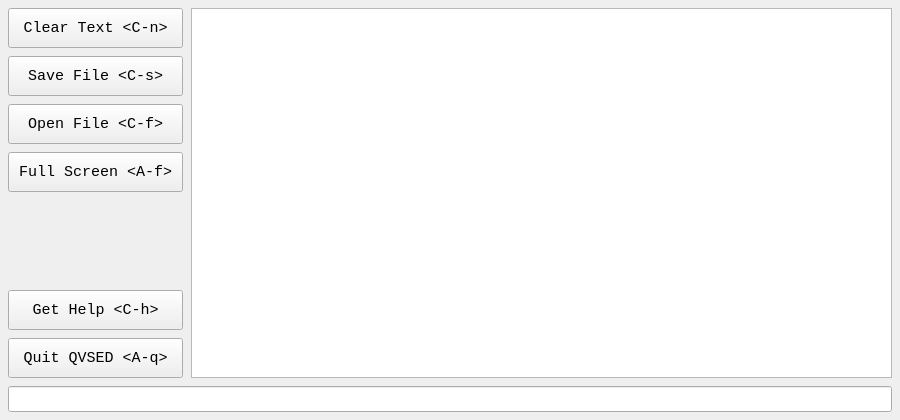
<?xml version="1.0" encoding="UTF-8"?>
<ui version="4.0">
 <author>Arsalan Kazmi</author>
 <class>MainWindow</class>
 <widget class="QMainWindow" name="MainWindow">
  <property name="geometry">
   <rect>
    <x>0</x>
    <y>0</y>
    <width>900</width>
    <height>420</height>
   </rect>
  </property>
  <property name="font">
   <font>
    <family>monospace</family>
   </font>
  </property>
  <property name="windowTitle">
   <string>QVSED</string>
  </property>
  <widget class="QWidget" name="centralwidget">
   <layout class="QHBoxLayout" name="horizontalLayout_4">
    <property name="spacing">
     <number>0</number>
    </property>
    <property name="leftMargin">
     <number>0</number>
    </property>
    <property name="topMargin">
     <number>0</number>
    </property>
    <property name="rightMargin">
     <number>0</number>
    </property>
    <property name="bottomMargin">
     <number>0</number>
    </property>
    <item>
     <layout class="QVBoxLayout" name="mainLayout">
      <property name="spacing">
       <number>8</number>
      </property>
      <property name="leftMargin">
       <number>8</number>
      </property>
      <property name="topMargin">
       <number>8</number>
      </property>
      <property name="rightMargin">
       <number>8</number>
      </property>
      <property name="bottomMargin">
       <number>8</number>
      </property>
      <item>
       <layout class="QHBoxLayout" name="elementsLayout">
        <item>
         <layout class="QVBoxLayout" name="actionDeck">
          <item>
           <widget class="QPushButton" name="clearButton">
            <property name="minimumSize">
             <size>
              <width>175</width>
              <height>40</height>
             </size>
            </property>
            <property name="maximumSize">
             <size>
              <width>161</width>
              <height>40</height>
             </size>
            </property>
            <property name="font">
             <font>
              <family>monospace</family>
              <pointsize>11</pointsize>
             </font>
            </property>
            <property name="text">
             <string>Clear Text &lt;C-n&gt;</string>
            </property>
            <property name="flat">
             <bool>false</bool>
            </property>
           </widget>
          </item>
          <item>
           <widget class="QPushButton" name="saveButton">
            <property name="minimumSize">
             <size>
              <width>175</width>
              <height>40</height>
             </size>
            </property>
            <property name="maximumSize">
             <size>
              <width>161</width>
              <height>40</height>
             </size>
            </property>
            <property name="font">
             <font>
              <pointsize>11</pointsize>
             </font>
            </property>
            <property name="text">
             <string>Save File &lt;C-s&gt;</string>
            </property>
            <property name="flat">
             <bool>false</bool>
            </property>
           </widget>
          </item>
          <item>
           <widget class="QPushButton" name="openButton">
            <property name="minimumSize">
             <size>
              <width>175</width>
              <height>40</height>
             </size>
            </property>
            <property name="maximumSize">
             <size>
              <width>161</width>
              <height>40</height>
             </size>
            </property>
            <property name="font">
             <font>
              <pointsize>11</pointsize>
             </font>
            </property>
            <property name="text">
             <string>Open File &lt;C-f&gt;</string>
            </property>
            <property name="flat">
             <bool>false</bool>
            </property>
           </widget>
          </item>
          <item>
           <widget class="QPushButton" name="fullscreenButton">
            <property name="minimumSize">
             <size>
              <width>175</width>
              <height>40</height>
             </size>
            </property>
            <property name="maximumSize">
             <size>
              <width>161</width>
              <height>40</height>
             </size>
            </property>
            <property name="font">
             <font>
              <pointsize>11</pointsize>
             </font>
            </property>
            <property name="text">
             <string>Full Screen &lt;A-f&gt;</string>
            </property>
            <property name="flat">
             <bool>false</bool>
            </property>
           </widget>
          </item>
          <item>
           <spacer name="verticalSpacer">
            <property name="orientation">
             <enum>Qt::Vertical</enum>
            </property>
            <property name="sizeHint" stdset="0">
             <size>
              <width>20</width>
              <height>40</height>
             </size>
            </property>
           </spacer>
          </item>
          <item>
           <widget class="QPushButton" name="helpButton">
            <property name="minimumSize">
             <size>
              <width>175</width>
              <height>40</height>
             </size>
            </property>
            <property name="maximumSize">
             <size>
              <width>161</width>
              <height>40</height>
             </size>
            </property>
            <property name="font">
             <font>
              <pointsize>11</pointsize>
             </font>
            </property>
            <property name="text">
             <string>Get Help &lt;C-h&gt;</string>
            </property>
            <property name="flat">
             <bool>false</bool>
            </property>
           </widget>
          </item>
          <item>
           <widget class="QPushButton" name="quitButton">
            <property name="minimumSize">
             <size>
              <width>175</width>
              <height>40</height>
             </size>
            </property>
            <property name="maximumSize">
             <size>
              <width>161</width>
              <height>40</height>
             </size>
            </property>
            <property name="font">
             <font>
              <pointsize>11</pointsize>
             </font>
            </property>
            <property name="text">
             <string>Quit QVSED &lt;A-q&gt;</string>
            </property>
            <property name="flat">
             <bool>false</bool>
            </property>
           </widget>
          </item>
         </layout>
        </item>
        <item>
         <widget class="QPlainTextEdit" name="textArea">
          <property name="font">
           <font>
            <pointsize>11</pointsize>
           </font>
          </property>
         </widget>
        </item>
       </layout>
      </item>
      <item>
       <widget class="QLineEdit" name="echoArea">
        <property name="font">
         <font>
          <pointsize>11</pointsize>
         </font>
        </property>
        <property name="cursorPosition">
         <number>0</number>
        </property>
        <property name="readOnly">
         <bool>true</bool>
        </property>
       </widget>
      </item>
     </layout>
    </item>
   </layout>
  </widget>
 </widget>
 <resources/>
 <connections/>
</ui>
